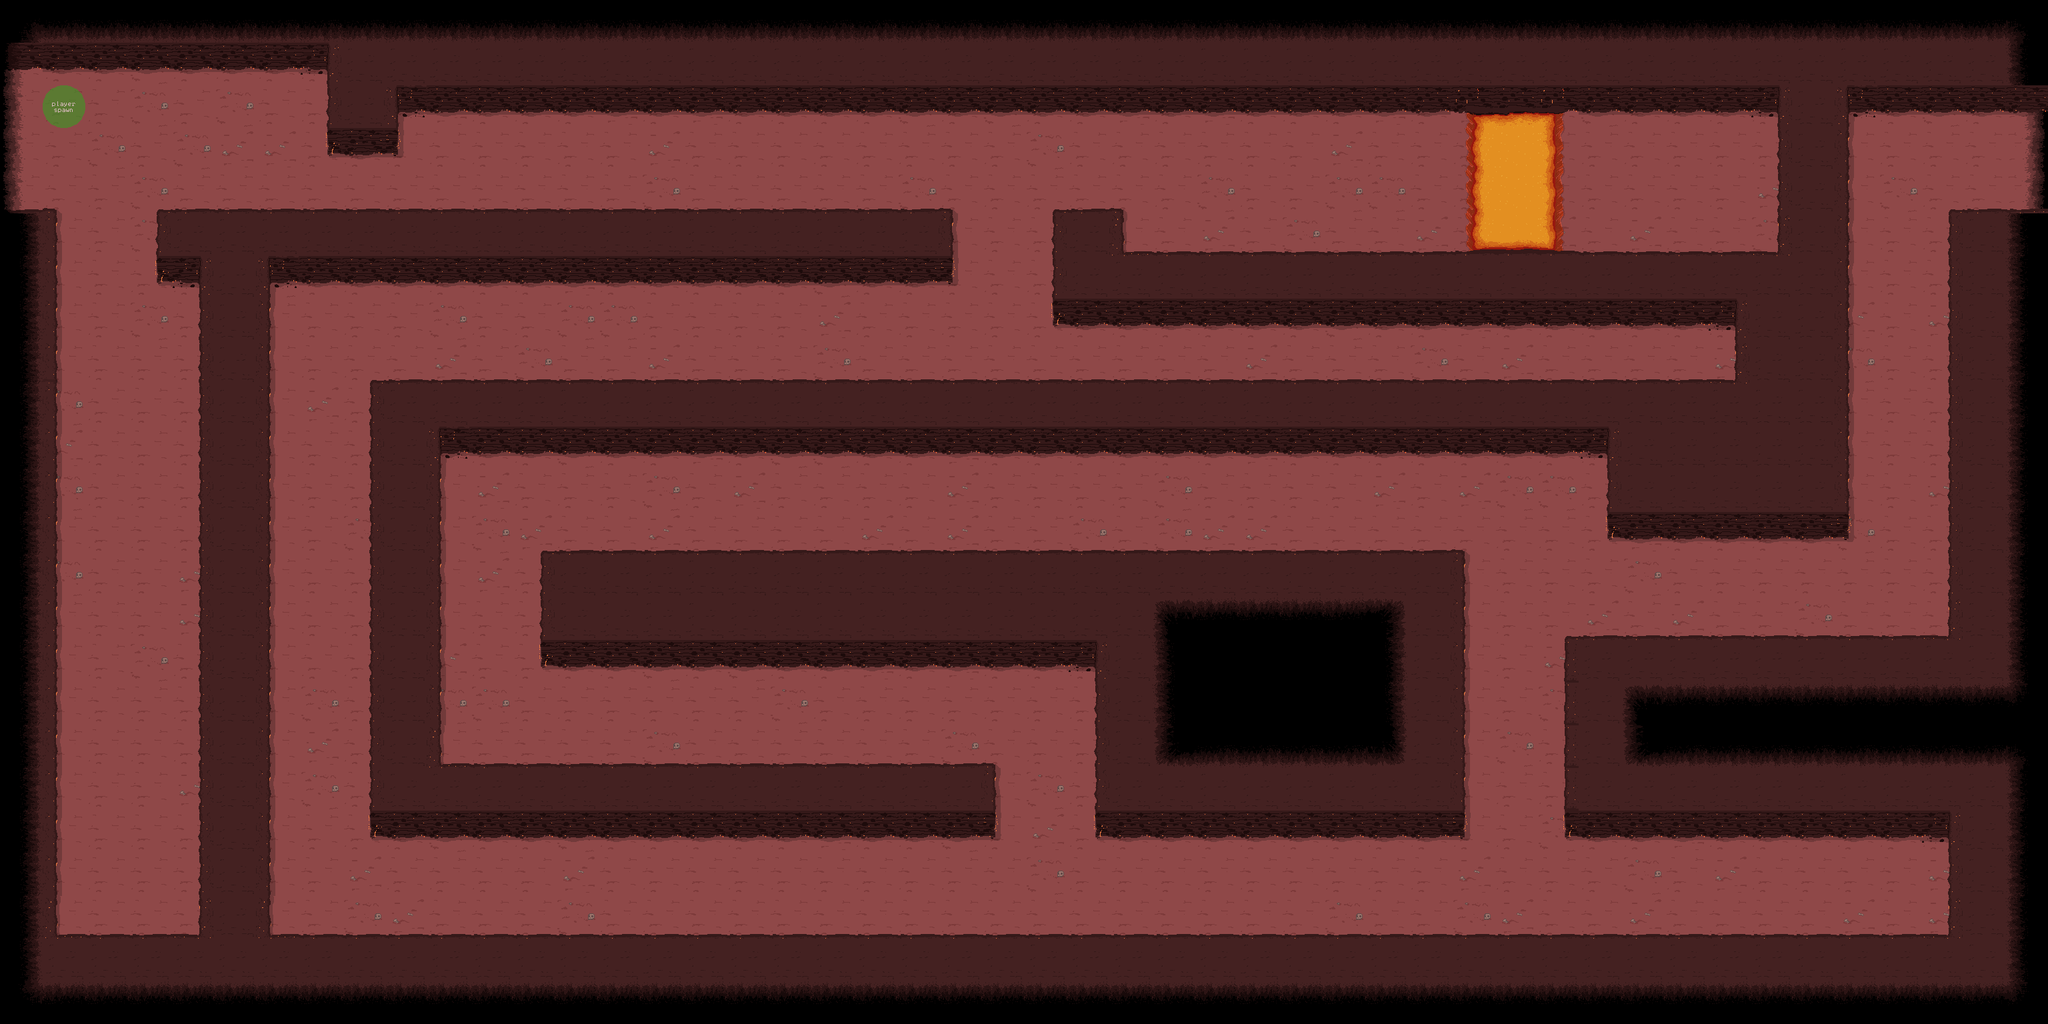

A 2D game scene composited from a Tiled map and its tileset images. What follows is a short description and the map's XML, with each tile layer's data collapsed to a summary:
An orthogonal 48x24 tile map with 64x64 px tiles, 4 tile layers (0, 1, 2, markers) and 167 objects (25x enemy_1, 19x button, 15x vase, 11x door, 10x enemy_2, ...).

<map version="1.8" tiledversion="1.8.4" orientation="orthogonal" renderorder="right-down" width="48" height="24" tilewidth="64" tileheight="64" infinite="0" nextlayerid="8" nextobjectid="365">
 <editorsettings>
  <export target="level 1-3.json" format="json" />
 </editorsettings>
 <tileset firstgid="1" name="tiles 1" tilewidth="64" tileheight="64" tilecount="90" columns="10">
  <image source="tiles.png" width="640" height="576" />
  <tile id="0">
   <properties>
    <property name="collides" type="bool" value="true" />
   </properties>
   <objectgroup draworder="index" id="2">
    <object id="1" x="43.1818" y="58.4545" width="20.4545" height="5.45455" />
   </objectgroup>
  </tile>
  <tile id="1">
   <properties>
    <property name="collides" type="bool" value="true" />
   </properties>
   <objectgroup draworder="index" id="2">
    <object id="1" x="-0.0909091" y="58.0909" width="64.0909" height="5.90909" />
   </objectgroup>
  </tile>
  <tile id="2">
   <properties>
    <property name="collides" type="bool" value="true" />
   </properties>
   <objectgroup draworder="index" id="2">
    <object id="1" x="-0.0909091" y="57" width="63.9091" height="6.90909" />
   </objectgroup>
  </tile>
  <tile id="3">
   <properties>
    <property name="collides" type="bool" value="true" />
   </properties>
   <objectgroup draworder="index" id="2">
    <object id="1" x="0.272727" y="56.8182" width="20.6364" height="7" />
   </objectgroup>
  </tile>
  <tile id="5">
   <properties>
    <property name="enemy_2" type="bool" value="true" />
   </properties>
  </tile>
  <tile id="6">
   <properties>
    <property name="enemy_3" type="bool" value="true" />
   </properties>
  </tile>
  <tile id="7">
   <properties>
    <property name="dog" type="bool" value="true" />
    <property name="enemy_4" type="bool" value="true" />
   </properties>
  </tile>
  <tile id="10">
   <properties>
    <property name="collides" type="bool" value="true" />
   </properties>
   <objectgroup draworder="index" id="2">
    <object id="1" x="-0.181818" y="-0.0909091" width="42.4545" height="41" />
    <object id="2" x="42.2727" y="-0.181818" width="21.9091" height="64" />
   </objectgroup>
  </tile>
  <tile id="11">
   <properties>
    <property name="deadly" type="bool" value="true" />
   </properties>
   <objectgroup draworder="index" id="2">
    <object id="1" x="-0.0796317" y="0" width="63.9443" height="63.8646" />
   </objectgroup>
  </tile>
  <tile id="12">
   <properties>
    <property name="collides" type="bool" value="true" />
   </properties>
   <objectgroup draworder="index" id="2">
    <object id="1" x="-0.181818" y="-0.272727" width="21.2727" height="64.3636" />
    <object id="2" x="21.3636" y="0" width="42.6364" height="40.9091" />
   </objectgroup>
  </tile>
  <tile id="13">
   <properties>
    <property name="collides" type="bool" value="true" />
   </properties>
   <objectgroup draworder="index" id="2">
    <object id="1" x="-0.363636" y="-0.181818" width="20.4545" height="39.1818" />
   </objectgroup>
  </tile>
  <tile id="15">
   <properties>
    <property name="enemy_1" type="bool" value="true" />
   </properties>
  </tile>
  <tile id="16">
   <properties>
    <property name="player_spawn" type="bool" value="true" />
   </properties>
  </tile>
  <tile id="17">
   <properties>
    <property name="vase" type="bool" value="true" />
   </properties>
   <objectgroup draworder="index" id="2">
    <object id="1" x="12.9003" y="-0.0796317" width="36.2324" height="63.785" />
   </objectgroup>
  </tile>
  <tile id="18">
   <properties>
    <property name="dasher" type="bool" value="true" />
   </properties>
  </tile>
  <tile id="19">
   <properties>
    <property name="collides" type="bool" value="true" />
   </properties>
   <objectgroup draworder="index" id="2">
    <object id="1" x="0.159263" y="59.0867" width="63.6257" height="4.61864" />
   </objectgroup>
  </tile>
  <tile id="20">
   <properties>
    <property name="collides" type="bool" value="true" />
   </properties>
   <objectgroup draworder="index" id="2">
    <object id="1" x="42.9091" y="-0.0909091" width="21.0909" height="64.1818" />
   </objectgroup>
  </tile>
  <tile id="21">
   <properties>
    <property name="deadly" type="bool" value="true" />
   </properties>
   <objectgroup draworder="index" id="2">
    <object id="1" x="0.0796317" y="0" width="64.0239" height="63.7054" />
   </objectgroup>
  </tile>
  <tile id="22">
   <properties>
    <property name="collides" type="bool" value="true" />
   </properties>
   <objectgroup draworder="index" id="2">
    <object id="1" x="-0.0909091" y="0" width="21.1818" height="64.0909" />
   </objectgroup>
  </tile>
  <tile id="23">
   <properties>
    <property name="collides" type="bool" value="true" />
   </properties>
   <objectgroup draworder="index" id="2">
    <object id="1" x="43.0011" y="0.0796317" width="20.8635" height="63.785" />
    <object id="2" x="-0.0796317" y="57.0959" width="42.6826" height="6.68906" />
   </objectgroup>
  </tile>
  <tile id="24">
   <properties>
    <property name="collides" type="bool" value="true" />
   </properties>
   <objectgroup draworder="index" id="2">
    <object id="1" x="0.238895" y="0.0796317" width="20.4653" height="63.785" />
    <object id="2" x="21.2617" y="57.0959" width="42.6826" height="6.84833" />
   </objectgroup>
  </tile>
  <tile id="26">
   <properties>
    <property name="deadly" type="bool" value="true" />
   </properties>
   <objectgroup draworder="index" id="2">
    <object id="1" x="0.0796317" y="-0.159263" width="63.785" height="63.9443" />
   </objectgroup>
  </tile>
  <tile id="27">
   <properties>
    <property name="deadly" type="bool" value="true" />
   </properties>
   <objectgroup draworder="index" id="2">
    <object id="1" x="0" y="0.0796317" width="63.9443" height="63.7054" />
   </objectgroup>
  </tile>
  <tile id="28">
   <properties>
    <property name="deadly" type="bool" value="true" />
   </properties>
   <objectgroup draworder="index" id="2">
    <object id="1" x="0.238895" y="0.159263" width="63.3072" height="63.6257" />
   </objectgroup>
  </tile>
  <tile id="29">
   <properties>
    <property name="collides" type="bool" value="true" />
   </properties>
   <objectgroup draworder="index" id="2">
    <object id="1" x="-0.0796317" y="0.0796317" width="64.0239" height="38.9399" />
   </objectgroup>
  </tile>
  <tile id="30">
   <properties>
    <property name="collides" type="bool" value="true" />
   </properties>
   <objectgroup draworder="index" id="2">
    <object id="1" x="43.1818" y="0" width="20.8182" height="64" />
   </objectgroup>
  </tile>
  <tile id="31">
   <properties>
    <property name="deadly" type="bool" value="true" />
   </properties>
   <objectgroup draworder="index" id="2">
    <object id="1" x="-0.0796317" y="0.0796317" width="64.1832" height="63.785" />
   </objectgroup>
  </tile>
  <tile id="32">
   <properties>
    <property name="collides" type="bool" value="true" />
   </properties>
   <objectgroup draworder="index" id="2">
    <object id="1" x="-0.0909091" y="-0.0909091" width="21" height="63.9091" />
   </objectgroup>
  </tile>
  <tile id="33">
   <properties>
    <property name="deadly" type="bool" value="true" />
   </properties>
   <objectgroup draworder="index" id="2">
    <object id="1" x="0.0796317" y="0" width="63.7054" height="64.0239" />
   </objectgroup>
  </tile>
  <tile id="34">
   <properties>
    <property name="deadly" type="bool" value="true" />
   </properties>
   <objectgroup draworder="index" id="2">
    <object id="1" x="-0.0796317" y="-0.159263" width="63.785" height="64.1832" />
   </objectgroup>
  </tile>
  <tile id="35">
   <properties>
    <property name="collides" type="bool" value="true" />
   </properties>
  </tile>
  <tile id="36">
   <properties>
    <property name="deadly" type="bool" value="true" />
   </properties>
   <objectgroup draworder="index" id="2">
    <object id="1" x="0.238895" y="0.0796317" width="63.785" height="63.785" />
   </objectgroup>
  </tile>
  <tile id="37">
   <properties>
    <property name="deadly" type="bool" value="true" />
   </properties>
   <objectgroup draworder="index" id="2">
    <object id="1" x="0.238895" y="-0.0796317" width="64.1035" height="64.2628" />
   </objectgroup>
  </tile>
  <tile id="38">
   <properties>
    <property name="deadly" type="bool" value="true" />
   </properties>
   <objectgroup draworder="index" id="2">
    <object id="1" x="-0.0796317" y="0.0796317" width="63.8646" height="63.3868" />
   </objectgroup>
  </tile>
  <tile id="39">
   <properties>
    <property name="collides" type="bool" value="true" />
   </properties>
   <objectgroup draworder="index" id="2">
    <object id="1" x="-7.96317" y="-0.0796317" width="32.2508" height="64.0239" />
   </objectgroup>
  </tile>
  <tile id="40">
   <properties>
    <property name="collides" type="bool" value="true" />
   </properties>
   <objectgroup draworder="index" id="2">
    <object id="1" x="43" y="0" width="21" height="39.9091" />
   </objectgroup>
  </tile>
  <tile id="41">
   <properties>
    <property name="collides" type="bool" value="true" />
   </properties>
   <objectgroup draworder="index" id="2">
    <object id="1" x="-0.0909091" y="-0.181818" width="64.1818" height="39.0909" />
   </objectgroup>
  </tile>
  <tile id="42">
   <properties>
    <property name="collides" type="bool" value="true" />
   </properties>
   <objectgroup draworder="index" id="2">
    <object id="1" x="0" y="-0.0909091" width="21" height="38.6364" />
   </objectgroup>
  </tile>
  <tile id="45">
   <properties>
    <property name="collides" type="bool" value="true" />
   </properties>
   <objectgroup draworder="index" id="2">
    <object id="1" x="-0.159263" y="0.159263" width="64.2628" height="37.7454" />
   </objectgroup>
  </tile>
  <tile id="46">
   <properties>
    <property name="deadly" type="bool" value="true" />
   </properties>
   <objectgroup draworder="index" id="2">
    <object id="1" x="0.159263" y="0.0796317" width="63.785" height="63.785" />
   </objectgroup>
  </tile>
  <tile id="47">
   <properties>
    <property name="deadly" type="bool" value="true" />
   </properties>
   <objectgroup draworder="index" id="2">
    <object id="1" x="0.318527" y="0" width="63.5461" height="63.6257" />
   </objectgroup>
  </tile>
  <tile id="48">
   <properties>
    <property name="deadly" type="bool" value="true" />
   </properties>
   <objectgroup draworder="index" id="2">
    <object id="1" x="0.398159" y="-0.0796317" width="63.3868" height="63.5461" />
   </objectgroup>
  </tile>
  <tile id="57">
   <properties>
    <property name="deadly" type="bool" value="true" />
   </properties>
   <objectgroup draworder="index" id="2">
    <object id="1" x="0.0796317" y="0.0796317" width="63.785" height="63.7054" />
   </objectgroup>
  </tile>
  <tile id="58">
   <properties>
    <property name="deadly" type="bool" value="true" />
   </properties>
   <objectgroup draworder="index" id="2">
    <object id="1" x="0" y="0.318527" width="63.6257" height="63.3868" />
   </objectgroup>
  </tile>
  <tile id="60">
   <properties>
    <property name="lava" type="bool" value="true" />
   </properties>
   <objectgroup draworder="index" id="2">
    <object id="5" x="46.0271" y="49.7699" width="17.8375" height="14.0948" />
   </objectgroup>
  </tile>
  <tile id="61">
   <properties>
    <property name="lava" type="bool" value="true" />
   </properties>
   <objectgroup draworder="index" id="2">
    <object id="1" x="0.398159" y="41.8863" width="63.8646" height="22.2172" />
   </objectgroup>
  </tile>
  <tile id="62">
   <properties>
    <property name="lava" type="bool" value="true" />
   </properties>
   <objectgroup draworder="index" id="3">
    <object id="2" x="0.0796317" y="48.6549" width="19.9876" height="15.6078" />
   </objectgroup>
  </tile>
  <tile id="63">
   <properties>
    <property name="lava" type="bool" value="true" />
   </properties>
   <objectgroup draworder="index" id="2">
    <object id="1" x="34.7194" y="43.5585" width="29.0656" height="20.2265" />
   </objectgroup>
  </tile>
  <tile id="64">
   <properties>
    <property name="lava" type="bool" value="true" />
   </properties>
   <objectgroup draworder="index" id="2">
    <object id="1" x="-0.0796317" y="42.5233" width="63.9443" height="21.3413" />
   </objectgroup>
  </tile>
  <tile id="65">
   <properties>
    <property name="lava" type="bool" value="true" />
   </properties>
   <objectgroup draworder="index" id="2">
    <object id="1" x="-0.318527" y="40.0547" width="29.4637" height="24.1284" />
   </objectgroup>
  </tile>
  <tile id="67">
   <properties>
    <property name="deadly" type="bool" value="true" />
   </properties>
   <objectgroup draworder="index" id="2">
    <object id="1" x="0.238895" y="-0.238895" width="63.5461" height="64.1035" />
   </objectgroup>
  </tile>
  <tile id="68">
   <properties>
    <property name="deadly" type="bool" value="true" />
   </properties>
   <objectgroup draworder="index" id="2">
    <object id="1" x="0.0796317" y="-0.0796317" width="63.6257" height="63.9443" />
   </objectgroup>
  </tile>
  <tile id="70">
   <properties>
    <property name="lava" type="bool" value="true" />
   </properties>
   <objectgroup draworder="index" id="2">
    <object id="1" x="38.3028" y="-0.238895" width="25.8007" height="63.9443" />
   </objectgroup>
  </tile>
  <tile id="71">
   <properties>
    <property name="lava" type="bool" value="true" />
   </properties>
   <objectgroup draworder="index" id="2">
    <object id="1" x="-0.0796317" y="0.159263" width="64.0239" height="63.7054" />
   </objectgroup>
  </tile>
  <tile id="72">
   <properties>
    <property name="lava" type="bool" value="true" />
   </properties>
   <objectgroup draworder="index" id="2">
    <object id="1" x="0.0796317" y="0.238895" width="27.9507" height="63.7054" />
   </objectgroup>
  </tile>
  <tile id="73">
   <properties>
    <property name="lava" type="bool" value="true" />
   </properties>
   <objectgroup draworder="index" id="2">
    <object id="1" x="16.0856" y="0" width="47.9383" height="63.785" />
   </objectgroup>
  </tile>
  <tile id="74">
   <properties>
    <property name="lava" type="bool" value="true" />
   </properties>
   <objectgroup draworder="index" id="2">
    <object id="1" x="19.669" y="0.0796317" width="44.2752" height="63.785" />
    <object id="2" x="0.159263" y="43.9567" width="19.2709" height="19.9079" />
   </objectgroup>
  </tile>
  <tile id="75">
   <properties>
    <property name="lava" type="bool" value="true" />
   </properties>
   <objectgroup draworder="index" id="2">
    <object id="1" x="0" y="0" width="44.0363" height="63.8646" />
    <object id="2" x="44.0363" y="43.9567" width="20.1468" height="19.9079" />
   </objectgroup>
  </tile>
  <tile id="76">
   <properties>
    <property name="lava" type="bool" value="true" />
   </properties>
   <objectgroup draworder="index" id="2">
    <object id="1" x="-0.159263" y="0.0796317" width="27.8711" height="63.2276" />
    <object id="4" x="27.8711" y="0" width="35.8343" height="35.2768" />
   </objectgroup>
  </tile>
  <tile id="77">
   <properties>
    <property name="lava" type="bool" value="true" />
   </properties>
   <objectgroup draworder="index" id="2">
    <object id="1" x="-0.0796317" y="0" width="63.785" height="35.7546" />
    <object id="2" x="35.8343" y="35.7546" width="27.8711" height="27.8711" />
   </objectgroup>
  </tile>
  <tile id="80">
   <properties>
    <property name="lava" type="bool" value="true" />
   </properties>
   <objectgroup draworder="index" id="2">
    <object id="6" x="40.6918" y="-0.159263" width="23.1728" height="26.2784" />
   </objectgroup>
  </tile>
  <tile id="81">
   <properties>
    <property name="lava" type="bool" value="true" />
   </properties>
   <objectgroup draworder="index" id="2">
    <object id="1" x="0" y="0" width="63.7054" height="33.0472" />
   </objectgroup>
  </tile>
  <tile id="82">
   <properties>
    <property name="lava" type="bool" value="true" />
   </properties>
   <objectgroup draworder="index" id="2">
    <object id="2" x="-0.0796317" y="0.0796342" width="19.3505" height="20.8635" />
   </objectgroup>
  </tile>
  <tile id="83">
   <properties>
    <property name="lava" type="bool" value="true" />
   </properties>
   <objectgroup draworder="index" id="2">
    <object id="1" x="33.4453" y="-0.318527" width="30.5786" height="54.4681" />
   </objectgroup>
  </tile>
  <tile id="84">
   <properties>
    <property name="lava" type="bool" value="true" />
   </properties>
   <objectgroup draworder="index" id="2">
    <object id="1" x="0.159263" y="-0.0796317" width="63.5461" height="53.6718" />
   </objectgroup>
  </tile>
  <tile id="85">
   <properties>
    <property name="lava" type="bool" value="true" />
   </properties>
   <objectgroup draworder="index" id="2">
    <object id="1" x="0.238895" y="0.0796317" width="28.3489" height="54.7866" />
   </objectgroup>
  </tile>
  <tile id="86">
   <properties>
    <property name="lava" type="bool" value="true" />
   </properties>
   <objectgroup draworder="index" id="2">
    <object id="1" x="0" y="0" width="28.5081" height="64.3424" />
    <object id="2" x="28.9063" y="42.1252" width="34.5602" height="21.2617" />
   </objectgroup>
  </tile>
  <tile id="87">
   <properties>
    <property name="lava" type="bool" value="true" />
   </properties>
   <objectgroup draworder="index" id="2">
    <object id="1" x="35.1972" y="-0.318527" width="28.4285" height="64.1035" />
    <object id="3" x="-0.159263" y="41.8066" width="35.1972" height="21.8191" />
   </objectgroup>
  </tile>
 </tileset>
 <layer id="1" name="0" width="48" height="24">
  <data>[1152 cells, 1152 non-empty, 4 distinct tile ids]</data>
 </layer>
 <layer id="2" name="1" width="48" height="24">
  <data>[1152 cells, 917 non-empty, 34 distinct tile ids]</data>
 </layer>
 <layer id="3" name="2" width="48" height="24">
  <data>[1152 cells, 6 non-empty, 6 distinct tile ids]</data>
 </layer>
 <layer id="4" name="markers" width="48" height="24" opacity="0.61">
  <data>[1152 cells, 2 non-empty, 2 distinct tile ids]</data>
 </layer>
 <objectgroup id="7" name="lights">
  <object id="202" gid="57" x="2155.41" y="418.266" width="234.243" height="298.621" />
 </objectgroup>
 <objectgroup id="6" name="enemies">
  <object id="183" name="enemy_2" gid="6" x="397.252" y="306.302" width="64" height="64">
   <properties>
    <property name="circuit" type="int" value="0" />
   </properties>
  </object>
  <object id="193" name="enemy_2" gid="6" x="160.457" y="910.694" width="64" height="64">
   <properties>
    <property name="circuit" type="int" value="-2" />
    <property name="invisible" type="bool" value="true" />
    <property name="room" type="int" value="-3" />
   </properties>
  </object>
  <object id="194" name="enemy_3" gid="7" x="166.289" y="643.392" width="64" height="64">
   <properties>
    <property name="circuit" type="int" value="-2" />
    <property name="invisible" type="bool" value="true" />
    <property name="room" type="int" value="-3" />
   </properties>
  </object>
  <object id="206" name="enemy_3" gid="7" x="2493.04" y="368.195" width="64" height="64">
   <properties>
    <property name="room" type="int" value="1" />
   </properties>
  </object>
  <object id="207" name="enemy_3" gid="7" x="2483.02" y="245.162" width="64" height="64">
   <properties>
    <property name="room" type="int" value="1" />
   </properties>
  </object>
  <object id="208" name="enemy_3" gid="7" x="2397.18" y="306.678" width="64" height="64">
   <properties>
    <property name="room" type="int" value="1" />
   </properties>
  </object>
  </objectgroup>
 <objectgroup id="5" name="interact">
  <!-- 45 objects omitted --></objectgroup>
</map>
<!-- 89 of 167 objects omitted -->
